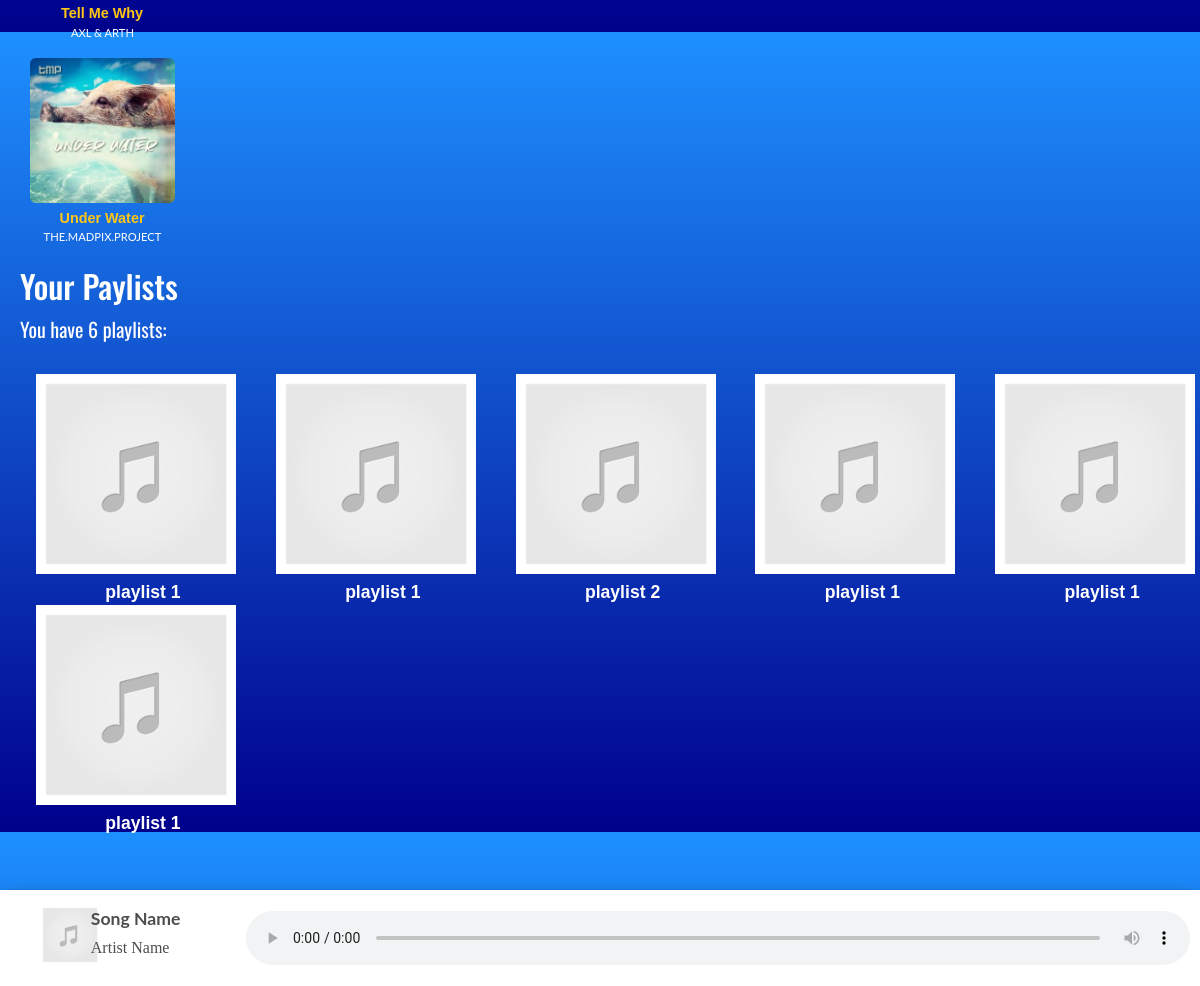
The app's page / (signed in, lower part), older data.
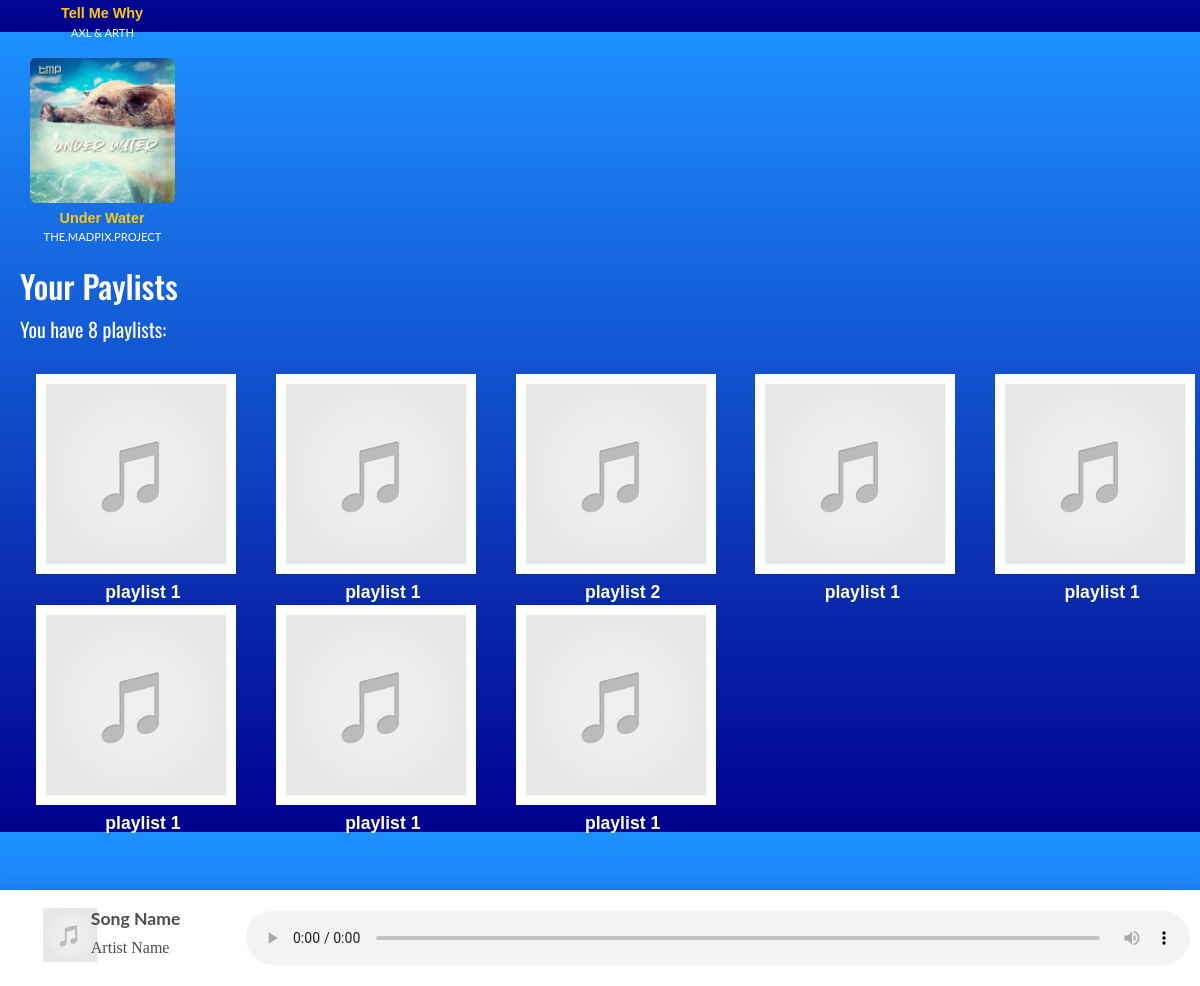
The same page, newer data.
### music/models.py (models this page shows, shortened)
class Song(models.Model):
    song_id = models.AutoField(primary_key=True)
    name = models.CharField(max_length=50)
    artist = models.CharField(max_length=50)
    album = models.CharField(max_length=50, blank=True)
    genre = models.CharField(max_length=20, blank=True, default='Album')
    song = models.FileField(upload_to="songs/", validators=[FileExtensionValidator(allowed_extensions=['mp3', 'wav'])], default="name")
    image = models.ImageField(upload_to="songimage/", validators=[FileExtensionValidator(allowed_extensions=['jpeg', 'jpg', 'png'])], default="https://placehold.co/300x300/png")
    data = models.DateTimeField(auto_now=False, auto_now_add=True)
    slug = models.SlugField()
    class Meta:
        ordering = ['name']

class Playlist(models.Model):
    playlist_id = models.AutoField(primary_key=True)
    user = models.ForeignKey(User, on_delete=models.CASCADE)
    playlist_name = models.CharField(max_length=50, default="name")
    image = models.ImageField(upload_to="playlist_images/", validators=[FileExtensionValidator(allowed_extensions=['jpeg', 'jpg', 'png'])], default="images/music-placeholder.png")
    plays = models.IntegerField(default=0)
    songs = models.ManyToManyField(Song, related_name='playlist')
    slug = models.SlugField()

### PPM_elaborato_backend/views.py (the view)
# urls.py: path('', views.homepage, name="homepage"),
def homepage(request):
    songs = Song.objects.all()
    user = request.user
    if user.is_authenticated:
        my_playlists = Playlist.objects.filter(user=user)
    return render(request, 'homepage.html', {'songs': songs, 'my_playlists': my_playlists})

### templates/homepage.html (shortened to what this page needs)
{% extends 'layout.html' %}
{% block main-content %}
    <div id="All-songs" style="padding: 5px">
        <div class="main-carousel" data-flickity='{"groupCells":5 , "contain": true, "pageDots": false, "draggable": false, "cellAlign": "left", "lazyLoad": true}'>
            {% for i in songs %}
                <div class="carousel-cell">
                    <section class="main_song">
                        <div class="song-card">
                            <div class="containera">
                                <img src="{{i.image}}" id="A_{{i.song_id}}" alt="song cover">
                                <div class="overlaya"></div>
                            </div>
                        </div>
                        <div>
                            <p class="songName" id="B_{{i.song_id}}"><a data-song-url="/{{i.song}}" id="{{i.song_id}}" onclick="playSong(this)">{{i.name}}</a></p>
                            <p class="artistName" id="C_{{i.song_id}}">{{i.artist}}</p>
                        </div>
                    </section>
                </div>
            {% endfor %}
        </div>
    </div>
    <h2 class="home-tit">Your Paylists</h2>
    {% if my_playlists %}
            <p style="margin-left: 20px">You have {{ my_playlists|length }} playlists:</p>
        {% else %}
        <p style="margin-left: 20px">No playlists found. if you wanto to create a playlist <a onclick="document.getElementById('modal-wrapper-playlist').style.display='block'"><u>click here</u></a></p>
        {% endif %}
    <div class="main_content">
        {% for playlist in my_playlists %}
            <section class="main_song">
                <a href="{% url 'music:playlist' playlist.playlist_id %}"><img src="{{ playlist.image.url}}" alt="playlist image"></a>
                <a class="playlist-title" href="{% url 'music:playlist' playlist.playlist_id %}">{{ playlist.playlist_name }}</a>
            </section>
        {% endfor %}
    </div>
    <br>
    <br>
    <br>
    <br>
    <br>
{% endblock %}

Row changes from the older to the newer data that the page shows:
added Playlist: image (placeholder picture), playlist_name "playlist 1"
added Playlist: image (placeholder picture), playlist_name "playlist 1"
Text that changed along with them:
{{ my_playlists|length }}: "6" → "8"
